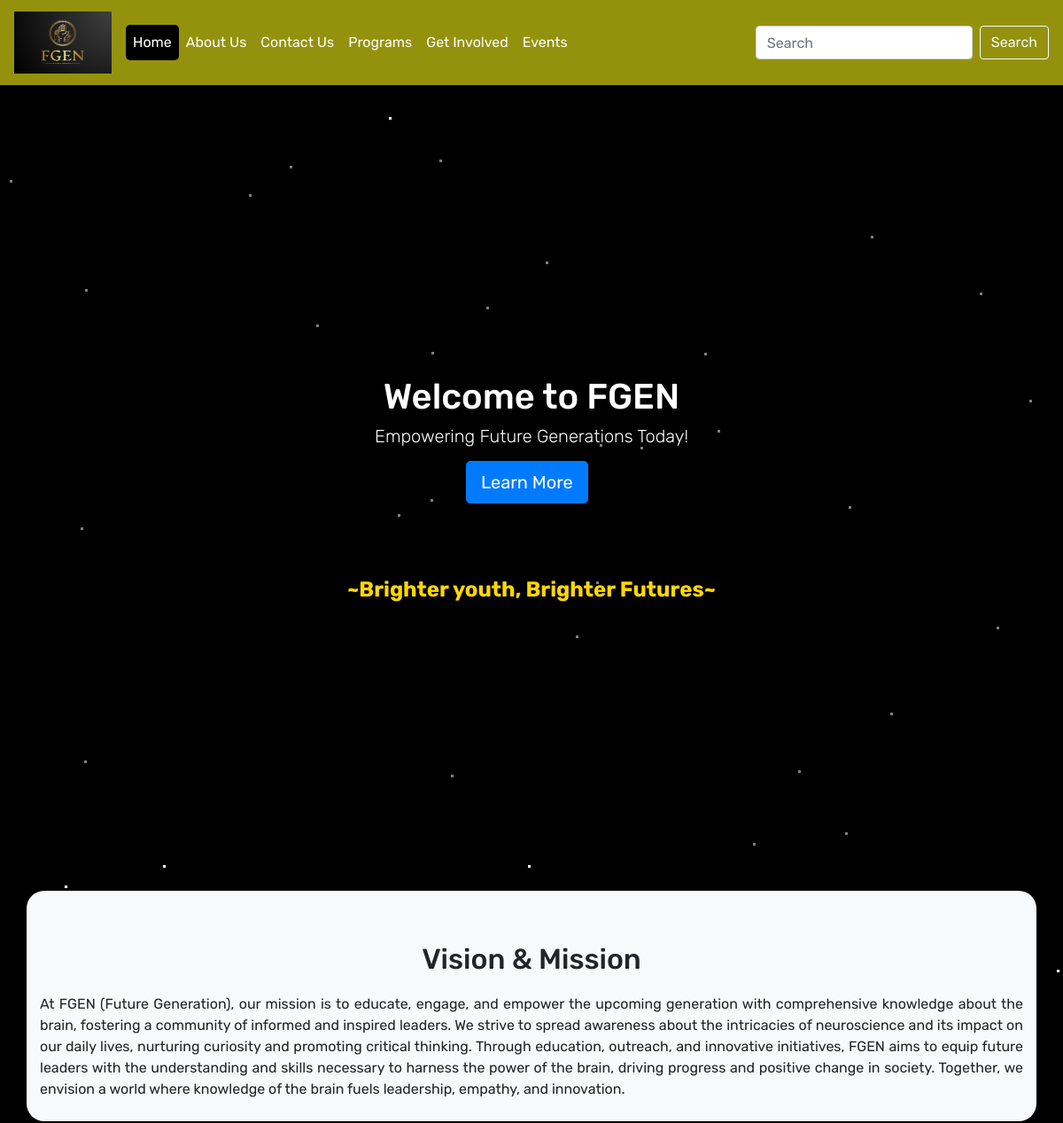
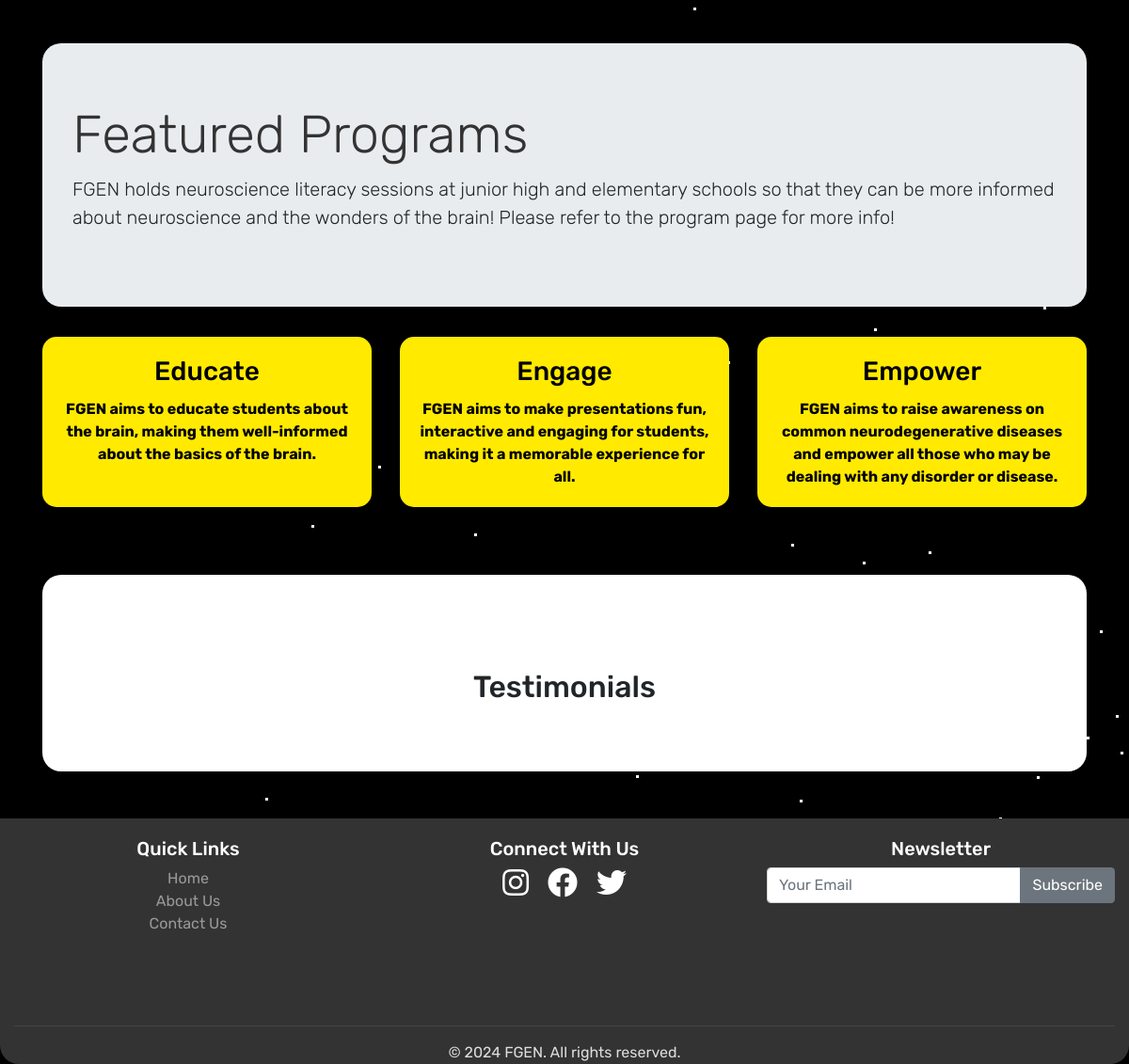
The app's page /, older data (2 pictures, top to bottom).
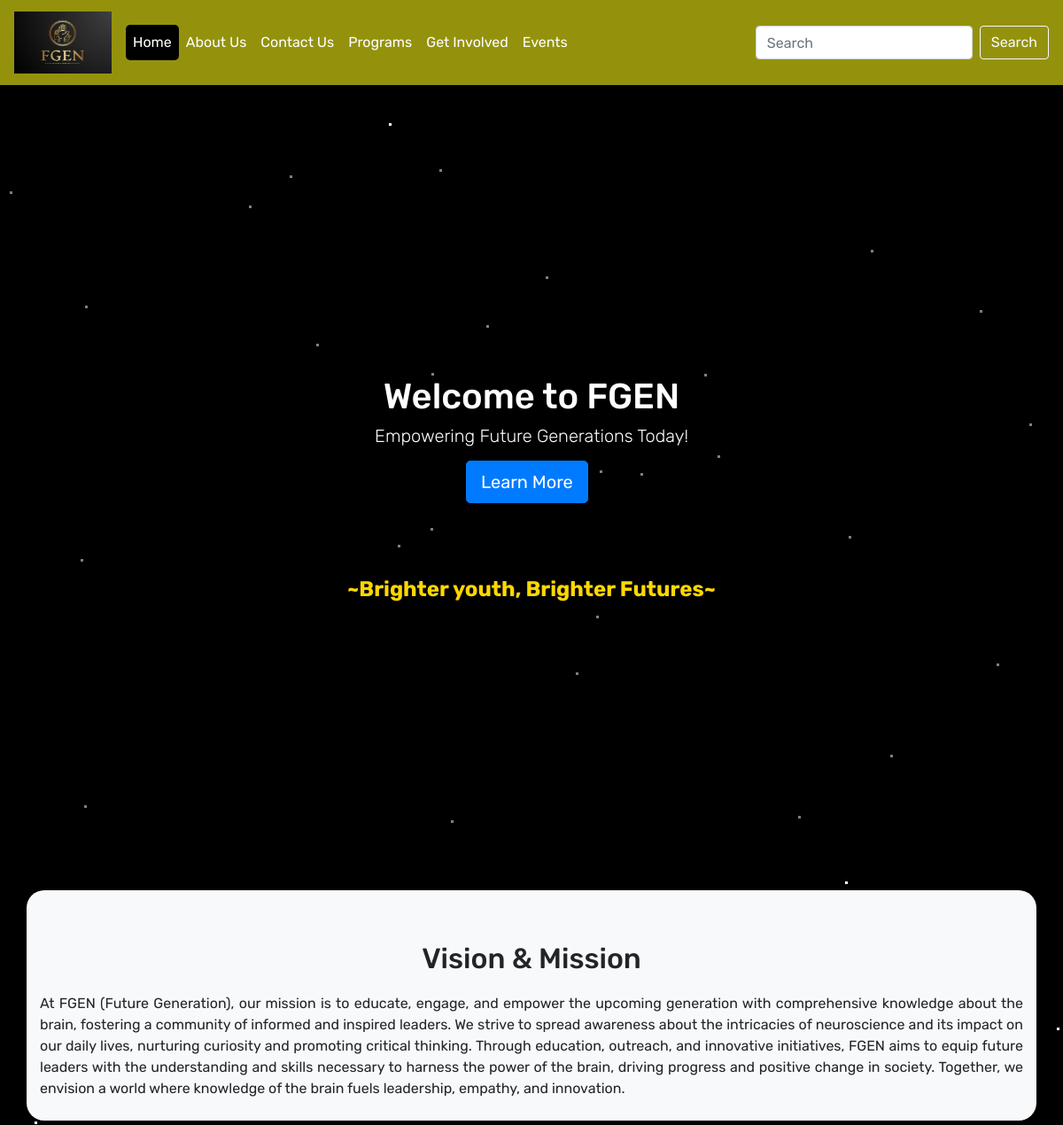
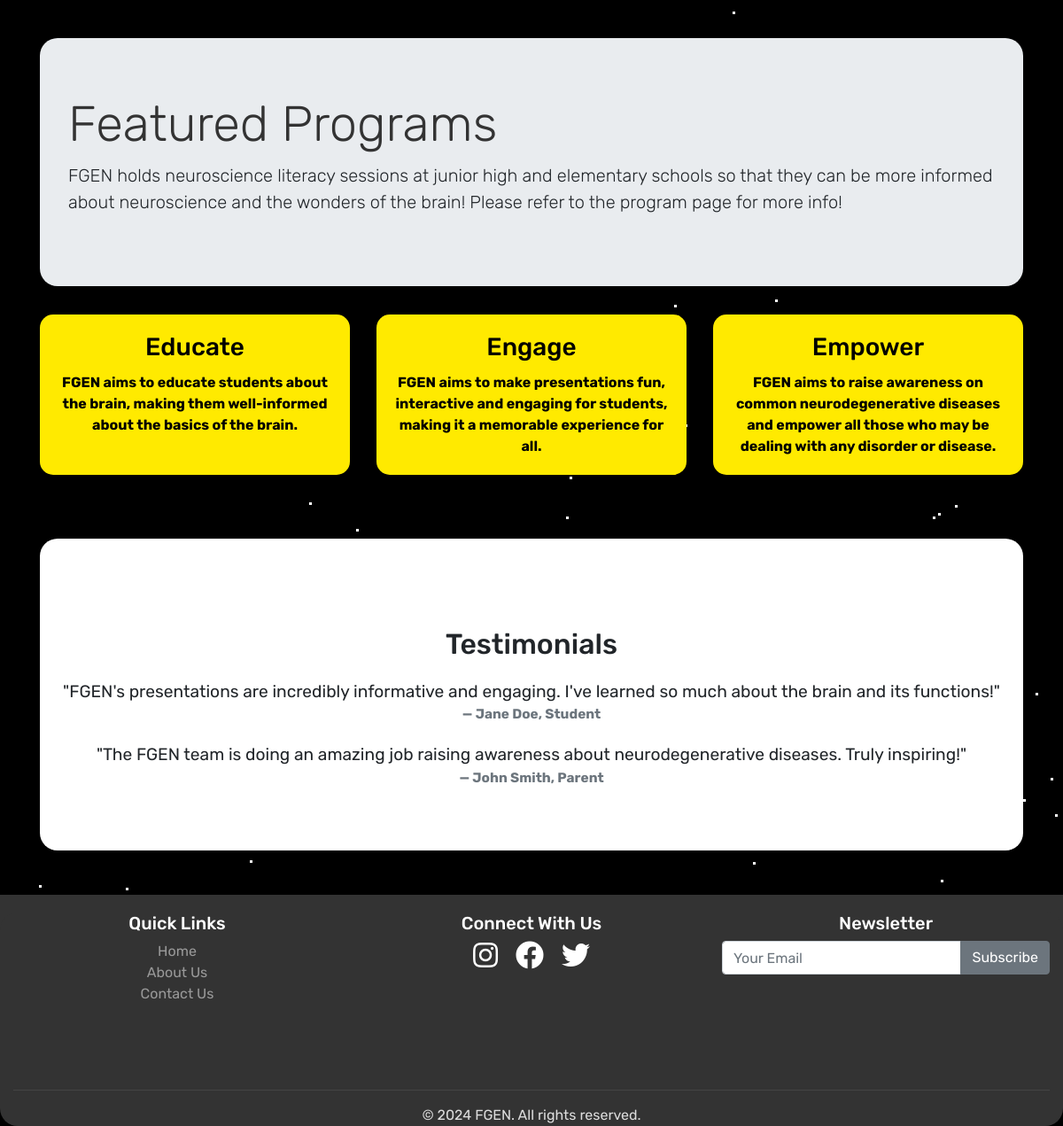
The same page, newer data (2 pictures, top to bottom).
### new_App/models.py (models this page shows, shortened)
class Testimonials(models.Model):
    t_name = models.CharField(max_length=100)
    t_description = models.CharField(max_length=1000)
    created_at = models.DateTimeField(auto_now_add=True)

### new_App/views.py (the view)
# urls.py: 2. Add a URL to urlpatterns:  path('', views.home, name='home')
def home(request):
    testimonial_data = Testimonials.objects.all()
    context = {
        'testimonial_data': testimonial_data,
        'active_page': 'home'
    }
    return render(request, 'home.html', context)

### new_App/templates/home.html (shortened to what this page needs)
{% extends 'base.html' %}
{% load static%}
{% block content %}
 <section class="hero-section">
    <div class="hero-content">
        <h1 class="text-white">Welcome to FGEN</h1>
        <h4 class="lead text-white">Empowering Future Generations Today!</p>
        <a href="{% url 'about_us' %}" class="btn btn-primary btn-lg">Learn More</a>&nbsp;&nbsp;
        <div class="golden-text">
            ~Brighter youth, Brighter Futures~
        </div>
    </div>
</section>
<hr class="my-4">
<div class="vison-container container py-2 bg-light">
    <h2 class="section-title text-center">Vision & Mission</h2>
    <div class="row">
        <div class="col-md-12 col-sm-12, col-lg-12">
            <p class="text-justify">At FGEN (Future Generation), our mission is to educate, engage, and empower the upcoming generation with comprehensive knowledge about the brain, fostering a community of informed and inspired leaders. We strive to spread awareness about the intricacies of neuroscience and its impact on our daily lives, nurturing curiosity and promoting critical thinking. Through education, outreach, and innovative initiatives, FGEN aims to equip future leaders with the understanding and skills necessary to harness the power of the brain, driving progress and positive change in society. Together, we envision a world where knowledge of the brain fuels leadership, empathy, and innovation.
            </p>
        </div>
    </div>
</div>
<section id="features" class="container py-5">
    <div class="jumbotron">
        <h1 class="display-4">Featured Programs</h1>
        <p class="lead">
            FGEN holds neuroscience literacy sessions at junior high and elementary schools so that they can be more informed about neuroscience and the wonders of the brain! Please refer to the program page for more info!
        </p>
      </div>
    <div class="row">
        <div class="col-md-4 mb-4">
            <div class="card feature-card text-center h-100">
                <div class="card-body">
                    <h3 class="card-title">Educate</h3>
                    <p class="card-text">FGEN aims to educate students about the brain, making them well-informed about the basics of the brain.</p>
                </div>
            </div>
        </div>
        <div class="col-md-4 mb-4">
            <div class="card feature-card text-center h-100">
                <div class="card-body">
                    <h3 class="card-title">Engage</h3>
                    <p class="card-text">FGEN aims to make presentations fun, interactive and engaging for students, making it a memorable experience for all.</p>
                </div>
            </div>
        </div>
        <div class="col-md-4 mb-4">
            <div class="card feature-card text-center h-100">
                <div class="card-body">
                    <h3 class="card-title">Empower</h3>
                    <p class="card-text">FGEN aims to raise awareness on common neurodegenerative diseases and empower all those who may be dealing with any disorder or disease.</p>
                </div>
            </div>
        </div>
    </div>
</section>
 <div class="container">
<section id="testimonials" class="testimonial text-center">
    <div class="container">
        <h2 class="section-title">Testimonials</h2>
        {% for t in testimonial_data %}
        <blockquote class="blockquote">
            <p class="mb-0">"{{t.t_description}}"</p>
            <footer class="blockquote-footer author">{{t.t_name}}</footer>
        </blockquote>
        {% endfor %}
    </div>
</section>
</div>
{% endblock %}

### new_App/templates/base.html (shortened to what this page needs)
{% load static %}
<!DOCTYPE html>
<html lang="en">
<head>
    <link rel="stylesheet" href="https://stackpath.bootstrapcdn.com/bootstrap/4.5.2/css/bootstrap.min.css">
    <link rel="stylesheet" href="https://cdnjs.cloudflare.com/ajax/libs/font-awesome/5.15.4/css/all.min.css">
    <link rel="stylesheet" href="{% static 'assets/css/style.css' %}">
</head>
<body>
    <nav class="navbar navbar-expand-lg navbar-fixed-top navbar-dark">
        <a class="navbar-brand" href="{% url 'home' %}" style="font-size:22px;">
            <img src="/static/assets/images/FgenLogo1.png" height="70px" width="110px" alt="FGEN">
        </a>
        <div class="collapse navbar-collapse" id="navbarNav">
            <ul class="navbar-nav mr-auto">
                <li class="nav-item">
                    <a class="{% if active_page == 'home' %}active{% endif %} nav-link" href="{% url 'home' %}">Home</a>
                </li>
                <li class="nav-item">
                    <a class="nav-link {% if active_page == 'about' %}active{% endif %}" href="{% url 'about_us' %}">About Us</a>
                </li>
                <li class="nav-item">
                    <a class="nav-link {% if active_page == 'contact' %}active{% endif %}" href="{% url 'contact_us' %}">Contact Us</a>
                </li>
                <li class="nav-item">
                    <a class="nav-link {% if active_page == 'programs' %}active{% endif %}" href="{% url 'programs' %}">Programs</a>
                </li>
                <li class="nav-item">
                    <a class="nav-link {% if active_page == 'getinvolved' %}active{% endif %}" href="{% url 'get_involved' %}">Get Involved</a>
                </li>
                <li class="nav-item">
                    <a class="nav-link {% if active_page == 'events' %}active{% endif %}" href="{% url 'events' %}">Events</a>
                </li>
            </ul>
            <form class="form-inline my-2 my-lg-0">
                <input class="form-control mr-sm-2" type="search" placeholder="Search" aria-label="Search">
                <button class="btn btn-outline-light my-2 my-sm-0" type="submit">Search</button>
            </form>
        </div>
    </nav>
    <div class="star-background"></div>
    <div class="main-content">
        {% block content %}
        {% endblock %}
    </div>
    <footer class="footer">
        <div class="container text-center">
            <div class="row">
                <div class="col-md-4 col-lg-4 col-sm-6">
                    <h5>Quick Links</h5>
                    <ul class="list-unstyled">
                        <li><a href="{% url 'home' %}" class="text-white-50">Home</a></li>
                        <li><a href="{% url 'about_us' %}" class="text-white-50">About Us</a></li>
                        <li><a href="{% url 'contact_us' %}" class="text-white-50">Contact Us</a></li>
                    </ul>
                </div>
                <div class="col-md-4 col-lg-4 col-sm-6">
                    <h5>Connect With Us</h5>
                    <div class="social-icons mb-3">
                        <a href="#" class="social-icon text-white mr-3"><i class="fab fa-instagram fa-2x"></i></a>
                        <a href="#" class="social-icon text-white mr-3"><i class="fab fa-facebook fa-2x"></i></a>
                        <a href="#" class="social-icon text-white"><i class="fab fa-twitter fa-2x"></i></a>
                    </div>
                </div>
                <div class="col-md-4 col-lg-4 col-sm-12">
                    <h5>Newsletter</h5>
                    <form method="POST" action="{% url 'newsletter_signup' %}">
                        <div class="input-group">
                            <input type="email" class="form-control" name="email" placeholder="Your Email" required value="{{ form.email.value }}">
                            <div class="input-group-append">
                                <button class="btn btn-secondary" type="submit">Subscribe</button>
                            </div>
                        </div>
                    </form>
                </div>
            </div>
            <hr class="bg-secondary">
            <p class="mb-0">&copy; {% now "Y" %} FGEN. All rights reserved.</p>
        </div>
    </footer>
</body>
</html>

### new_App/static/assets/css/style.css (style rules this page uses)
body { font-family: Arial, sans-serif; background-color: #f8f9fa; display: flex; min-height: 100vh; flex-direction: column; padding-bottom: 130px; }
h1 { color: #333; }
.navbar { background-color:rgb(148,146, 13); color: #ffffff; }
.navbar-dark .navbar-nav .nav-link { color: #ffffff; font-weight: normal; border-radius: 5px; transition: all 0.3s ease; }
.active { font-weight: bold; background-color: black; color: white; border-radius: 5px; }
.main-content { flex: 1; margin-top:60px; }
.footer { background-color: #000; color: #fff; text-align: center; padding: 10px; width: 100%; position: fixed; bottom: 0; }
.star-background { position: fixed; top: 0; left: 0; width: 100%; height: 100%; background: black; overflow: hidden; z-index: -1; }
h1.display-4, h2.card-title { position: relative; animation: fadeInDown 1s; }
a { text-decoration: none; background-color: transparent; }
.feature-card { background-color: rgb(255, 234, 0); border-radius: 20px; font-weight: bold; color:#000; border: none; border-radius: 15px; transition: transform 0.3s; }
.testimonial { background-color: rgb(255, 255, 255); padding: 50px 0; border-radius:20px; }
.testimonial blockquote { font-size: 1.2rem; line-height: 1.5; margin-bottom: 20px; }
.testimonial .author { font-weight: bold; }

### new_App/templates/home.html (style rules this page uses)
.hero-section { position: relative; width: 100%; height: 100vh; display: flex; justify-content: center; align-items: center; color: white; text-align: center; }
.hero-content { position: relative; z-index: 2; }
.hero-section::before { content: ''; position: absolute; top: 0; left: 0; width: 100%; height: 100%; background: rgba(0, 0, 0, 0.5); z-index: 1; }
.section-title { margin: 50px 0 20px; }
.container { border-radius:20px; }
.jumbotron { border-radius:20px; }
.golden-text { color: gold; font-size: 24px; font-weight: bold; text-align: center; margin-top: 20%; }

Row changes from the older to the newer data that the page shows:
added Testimonials: t_description "FGEN's presentations are incredibly informative and engaging. I've learned so much about the brain and its functions!", t_name "Jane Doe, Student"
added Testimonials: t_description "The FGEN team is doing an amazing job raising awareness about neurodegenerative diseases. Truly inspiring!", t_name "John Smith, Parent"
